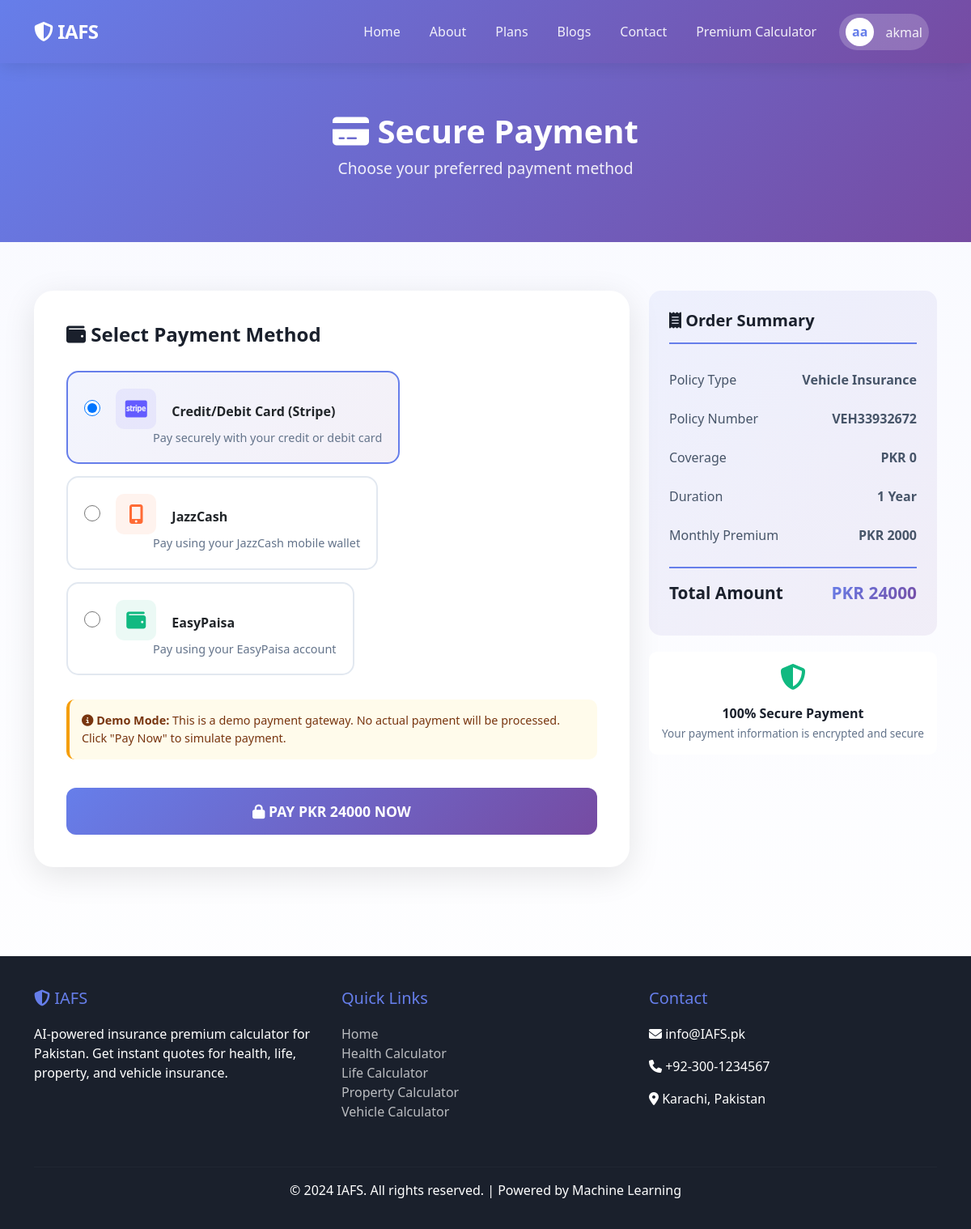
/payment/1/ (signed in), run on the app's committed database.
### calculator/models.py (models this page shows, shortened)
class Policy(models.Model):
    INSURANCE_TYPES = [
        ('health', 'Health Insurance'),
        ('life', 'Life Insurance'),
        ('property', 'Property Insurance'),
        ('vehicle', 'Vehicle Insurance'),
    ]
    STATUS_CHOICES = [
        ('pending', 'Pending Payment'),
        ('active', 'Active'),
        ('expired', 'Expired'),
        ('cancelled', 'Cancelled'),
    ]
    policy_number = models.CharField(max_length=20, unique=True, editable=False)
    user = models.ForeignKey(User, on_delete=models.CASCADE, related_name='policies')
    insurance_type = models.CharField(max_length=20, choices=INSURANCE_TYPES)
    monthly_premium = models.DecimalField(max_digits=10, decimal_places=2)
    yearly_premium = models.DecimalField(max_digits=10, decimal_places=2)
    coverage_amount = models.DecimalField(max_digits=12, decimal_places=2)
    start_date = models.DateField()
    end_date = models.DateField()
    status = models.CharField(max_length=20, choices=STATUS_CHOICES, default='pending')
    policy_data = models.JSONField()  # Store all input data
    created_at = models.DateTimeField(auto_now_add=True)
    updated_at = models.DateTimeField(auto_now=True)
    class Meta:
        ordering = ['-created_at']
        verbose_name_plural = 'Policies'

### calculator/views.py (the view, shortened to what this page needs)
# urls.py: path('payment/<int:policy_id>/', views.payment_page, name='payment_page'),
@login_required
def payment_page(request, policy_id):
    policy = get_object_or_404(Policy, id=policy_id, user=request.user)
    context = {
        'policy': policy,
        'stripe_public_key': settings.STRIPE_PUBLIC_KEY,
    }
    return render(request, 'calculator/policy/payment.html', context)

### calculator/templates/calculator/policy/payment.html (shortened to what this page needs)
{% extends 'calculator/base.html' %}
{% block content %}
<section class="payment-hero">
    <div class="container">
        <h1 class="text-white text-center" style="font-weight: 800;">
            <i class="fas fa-credit-card"></i> Secure Payment
        </h1>
        <p class="text-white text-center" style="font-size: 1.2rem; opacity: 0.9;">
            Choose your preferred payment method
        </p>
    </div>
</section>
<div class="container" style="margin-top: 60px; margin-bottom: 80px;">
    <div class="row">
        <div class="col-lg-8">
            <div class="payment-card">
                <h4 style="color: #1a202c; font-weight: 800; margin-bottom: 30px;">
                    <i class="fas fa-wallet"></i> Select Payment Method
                </h4>
                <form method="POST" id="paymentForm">
                    <label class="payment-method" for="stripe">
                        <input type="radio" name="payment_method" value="stripe" id="stripe" checked>
                        <span class="payment-icon stripe">
                            <i class="fab fa-cc-stripe"></i>
                        </span>
                        <strong>Credit/Debit Card (Stripe)</strong>
                        <p class="mb-0" style="font-size: 0.9rem; color: #64748b; margin-left: 85px;">
                            Pay securely with your credit or debit card
                        </p>
                    </label>
                    <label class="payment-method" for="jazzcash">
                        <input type="radio" name="payment_method" value="jazzcash" id="jazzcash">
                        <span class="payment-icon jazzcash">
                            <i class="fas fa-mobile-alt"></i>
                        </span>
                        <strong>JazzCash</strong>
                        <p class="mb-0" style="font-size: 0.9rem; color: #64748b; margin-left: 85px;">
                            Pay using your JazzCash mobile wallet
                        </p>
                    </label>
                    <label class="payment-method" for="easypaisa">
                        <input type="radio" name="payment_method" value="easypaisa" id="easypaisa">
                        <span class="payment-icon easypaisa">
                            <i class="fas fa-wallet"></i>
                        </span>
                        <strong>EasyPaisa</strong>
                        <p class="mb-0" style="font-size: 0.9rem; color: #64748b; margin-left: 85px;">
                            Pay using your EasyPaisa account
                        </p>
                    </label>
                    <div class="card-demo-info">
                        <strong><i class="fas fa-info-circle"></i> Demo Mode:</strong>
                        This is a demo payment gateway. No actual payment will be processed. Click "Pay Now" to simulate payment.
                    </div>
                    <button type="submit" class="btn-pay">
                        <i class="fas fa-lock"></i> Pay PKR {{ policy.yearly_premium|floatformat:0 }} Now
                    </button>
                </form>
            </div>
        </div>
        <div class="col-lg-4">
            <div class="order-summary">
                <h5><i class="fas fa-receipt"></i> Order Summary</h5>
                <div class="summary-row">
                    <span>Policy Type</span>
                    <strong>{{ policy.get_insurance_type_display }}</strong>
                </div>
                <div class="summary-row">
                    <span>Policy Number</span>
                    <strong>{{ policy.policy_number }}</strong>
                </div>
                <div class="summary-row">
                    <span>Coverage</span>
                    <strong>PKR {{ policy.coverage_amount|floatformat:0 }}</strong>
                </div>
                <div class="summary-row">
                    <span>Duration</span>
                    <strong>1 Year</strong>
                </div>
                <div class="summary-row">
                    <span>Monthly Premium</span>
                    <strong>PKR {{ policy.monthly_premium|floatformat:0 }}</strong>
                </div>
                <div class="summary-row total">
                    <span>Total Amount</span>
                    <span style="background: var(--primary-gradient); -webkit-background-clip: text; -webkit-text-fill-color: transparent;">
                        PKR {{ policy.yearly_premium|floatformat:0 }}
                    </span>
                </div>
            </div>
            <div class="security-badge">
                <i class="fas fa-shield-alt"></i>
                <h6 style="color: #1a202c; font-weight: 700; margin: 10px 0 5px 0;">
                    100% Secure Payment
                </h6>
                <p style="color: #64748b; font-size: 0.85rem; margin: 0;">
                    Your payment information is encrypted and secure
                </p>
            </div>
        </div>
    </div>
</div>
{% endblock %}

### calculator/templates/calculator/base.html (shortened to what this page needs)
{% load static %}
<!DOCTYPE html>
<html lang="en">
<head>
    <link href="https://cdn.jsdelivr.net/npm/bootstrap@5.3.0/dist/css/bootstrap.min.css" rel="stylesheet">
    <link rel="stylesheet" href="https://cdnjs.cloudflare.com/ajax/libs/font-awesome/6.4.0/css/all.min.css">
</head>
<body>
    <nav class="navbar navbar-expand-lg navbar-dark">
        <div class="container">
            <a class="navbar-brand" href="{% url 'index' %}">
                <i class="fas fa-shield-alt"></i> IAFS
            </a>
            <div class="collapse navbar-collapse" id="navbarNav">
                <ul class="navbar-nav ms-auto align-items-center">
                    <li class="nav-item">
                        <a class="nav-link" href="{% url 'index' %}">
                             Home
                        </a>
                    </li>
                    <li class="nav-item">
                        <a class="nav-link" href="{% url 'about' %}">
                            About
                        </a>
                    </li>
                    <li class="nav-item">
                        <a class="nav-link" href="{% url 'plans' %}">
                             Plans
                        </a>
                    </li>
                    <li class="nav-item">
                        <a class="nav-link" href="{% url 'blog_list' %}">
                          Blogs
                        </a>
                    </li>
                    <li class="nav-item">
                        <a class="nav-link" href="{% url 'contact' %}">
                             Contact
                        </a>
                    </li>
                    <li class="nav-item">
                        <a class="nav-link" href="{% url 'home' %}">
                             Premium Calculator
                        </a>
                    </li>
                    {% if user.is_authenticated %}
                    <li class="nav-item dropdown">
                        <a class="nav-link user-dropdown" href="#" id="userDropdown" role="button" data-bs-toggle="dropdown">
                            <span class="user-avatar">
                                {% if user.first_name %}
                                    {{ user.first_name.0 }}{{ user.last_name.0 }}
                                {% else %}
                                    {{ user.username.0|upper }}
                                {% endif %}
                            </span>
                            <span>{{ user.first_name|default:user.username }}</span>
                        </a>
                    </li>
                    {% endif %}
                </ul>
            </div>
        </div>
    </nav>
    {% block content %}{% endblock %}
    <footer class="footer">
        <div class="container">
            <div class="row">
                <div class="col-md-4 mb-4">
                    <h5><i class="fas fa-shield-alt"></i>  IAFS</h5>
                    <p>AI-powered insurance premium calculator for Pakistan. Get instant quotes for health, life, property, and vehicle insurance.</p>
                </div>
                <div class="col-md-4 mb-4">
                    <h5>Quick Links</h5>
                    <ul class="list-unstyled">
                        <li><a href="{% url 'home' %}">Home</a></li>
                        <li><a href="{% url 'health_calculator' %}">Health Calculator</a></li>
                        <li><a href="{% url 'life_calculator' %}">Life Calculator</a></li>
                        <li><a href="{% url 'property_calculator' %}">Property Calculator</a></li>
                        <li><a href="{% url 'vehicle_calculator' %}">Vehicle Calculator</a></li>
                    </ul>
                </div>
                <div class="col-md-4 mb-4">
                    <h5>Contact</h5>
                    <p><i class="fas fa-envelope"></i> info@IAFS.pk</p>
                    <p><i class="fas fa-phone"></i> +92-300-1234567</p>
                    <p><i class="fas fa-map-marker-alt"></i> Karachi, Pakistan</p>
                </div>
            </div>
            <hr style="border-color: rgba(255,255,255,0.1)">
            <div class="text-center">
                <p>&copy; 2024  IAFS. All rights reserved. | Powered by Machine Learning</p>
            </div>
        </div>
    </footer>
</body>
</html>

### calculator/templates/calculator/base.html (style rules this page uses)
:root { --primary-gradient: linear-gradient(135deg, #667eea 0%, #764ba2 100%); --secondary-gradient: linear-gradient(135deg, #f093fb 0%, #f5576c 100%); --success-gradient: linear-gradient(135deg, #4facfe 0%, #00f2fe 100%); --card-shadow: 0 10px 40px rgba(0, 0, 0, 0.1); --card-shadow-hover: 0 20px 60px rgba(0, 0, 0, 0.15); }
body { font-family: 'Segoe UI', Tahoma, Geneva, Verdana, sans-serif; background: linear-gradient(180deg, #f8f9ff 0%, #ffffff 100%); min-height: 100vh; }
.navbar { background: var(--primary-gradient); box-shadow: 0 4px 20px rgba(0, 0, 0, 0.1); padding: 1rem 0; }
.navbar-brand { font-weight: 800; font-size: 1.5rem; color: white !important; letter-spacing: -0.5px; }
.navbar-nav .nav-link { color: rgba(255, 255, 255, 0.9) !important; font-weight: 500; margin: 0 10px; transition: all 0.3s ease; position: relative; }
.navbar-nav .nav-link::after { content: ''; position: absolute; bottom: 0; left: 50%; width: 0; height: 2px; background: white; transition: all 0.3s ease; transform: translateX(-50%); }
.user-dropdown { background: rgba(255, 255, 255, 0.2); border-radius: 50px; padding: 5px 15px 5px 5px; cursor: pointer; transition: all 0.3s ease; }
.user-avatar { width: 35px; height: 35px; border-radius: 50%; background: white; display: inline-flex; align-items: center; justify-content: center; margin-right: 10px; color: #667eea; font-weight: 700; }
.footer { background: #1a202c; color: white; padding: 40px 0 20px; margin-top: 80px; }
.footer h5 { color: #667eea; margin-bottom: 20px; }
.footer a { color: rgba(255, 255, 255, 0.7); text-decoration: none; transition: color 0.3s; }
body { background-color: rgb(166, 166, 236); }

### calculator/templates/calculator/policy/payment.html (style rules this page uses)
.payment-hero { background: var(--primary-gradient); padding: 60px 0; }
.payment-card { background: white; border-radius: 24px; padding: 40px; box-shadow: var(--card-shadow); margin-bottom: 30px; }
.payment-method { border: 2px solid #e2e8f0; border-radius: 15px; padding: 20px; margin-bottom: 15px; cursor: pointer; transition: all 0.3s ease; }
.payment-method.active { border-color: #667eea; background: linear-gradient(135deg, #667eea15 0%, #764ba215 100%); }
.payment-method input[type="radio"] { width: 20px; height: 20px; margin-right: 15px; }
.payment-icon { width: 50px; height: 50px; display: inline-flex; align-items: center; justify-content: center; border-radius: 10px; margin-right: 15px; font-size: 1.5rem; }
.payment-icon.stripe { background: #635bff15; color: #635bff; }
.payment-icon.jazzcash { background: #ff6b3515; color: #ff6b35; }
.payment-icon.easypaisa { background: #10b98115; color: #10b981; }
.order-summary { background: linear-gradient(135deg, #667eea15 0%, #764ba215 100%); border-radius: 15px; padding: 25px; position: sticky; top: 20px; }
.order-summary h5 { color: #1a202c; font-weight: 800; margin-bottom: 20px; padding-bottom: 15px; border-bottom: 2px solid #667eea; }
.summary-row { display: flex; justify-content: space-between; padding: 12px 0; color: #475569; }
.summary-row.total { border-top: 2px solid #667eea; margin-top: 15px; padding-top: 15px; font-size: 1.3rem; font-weight: 800; color: #1a202c; }
.btn-pay { background: var(--primary-gradient); color: white; padding: 16px; border-radius: 12px; font-weight: 700; font-size: 1.1rem; border: none; width: 100%; transition: all 0.3s ease; text-transform: uppercase; margin-top: 20px; }
.security-badge { text-align: center; padding: 15px; background: white; border-radius: 10px; margin-top: 20px; }
.security-badge i { color: #10b981; font-size: 2rem; margin-bottom: 10px; }
.card-demo-info { background: #fffbeb; border-left: 4px solid #f59e0b; padding: 15px; border-radius: 10px; margin: 15px 0; font-size: 0.9rem; color: #78350f; }

### data on the page
Policy: yearly_premium "24000", insurance_type "Vehicle Insurance", policy_number "VEH33932672", coverage_amount "0", monthly_premium "2000"

### other printed values
{{ user.first_name.0 }} "a"
{{ user.last_name.0 }} "a"
{{ user.first_name|default:user.username }} "akmal"
